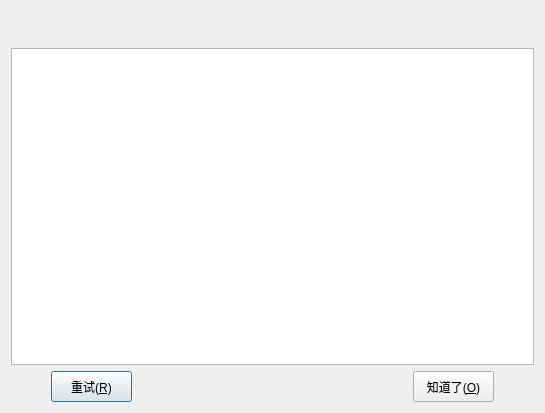
<?xml version="1.0" encoding="UTF-8"?>
<ui version="4.0">
 <class>FileOperationFailedDialog</class>
 <widget class="QDialog" name="FileOperationFailedDialog">
  <property name="geometry">
   <rect>
    <x>0</x>
    <y>0</y>
    <width>545</width>
    <height>413</height>
   </rect>
  </property>
  <property name="windowTitle">
   <string>Dialog</string>
  </property>
  <layout class="QVBoxLayout" name="verticalLayout">
   <item>
    <widget class="QLabel" name="labelMessage">
     <property name="minimumSize">
      <size>
       <width>0</width>
       <height>31</height>
      </size>
     </property>
     <property name="text">
      <string/>
     </property>
     <property name="wordWrap">
      <bool>true</bool>
     </property>
    </widget>
   </item>
   <item>
    <widget class="QListWidget" name="listWidget"/>
   </item>
   <item>
    <layout class="QHBoxLayout" name="horizontalLayout">
     <item>
      <spacer name="horizontalSpacer_2">
       <property name="orientation">
        <enum>Qt::Orientation::Horizontal</enum>
       </property>
       <property name="sizeType">
        <enum>QSizePolicy::Policy::Preferred</enum>
       </property>
       <property name="sizeHint" stdset="0">
        <size>
         <width>40</width>
         <height>20</height>
        </size>
       </property>
      </spacer>
     </item>
     <item>
      <widget class="QPushButton" name="pushButtonRetry">
       <property name="minimumSize">
        <size>
         <width>81</width>
         <height>31</height>
        </size>
       </property>
       <property name="maximumSize">
        <size>
         <width>100</width>
         <height>31</height>
        </size>
       </property>
       <property name="text">
        <string>重试(&amp;R)</string>
       </property>
      </widget>
     </item>
     <item>
      <spacer name="horizontalSpacer">
       <property name="orientation">
        <enum>Qt::Orientation::Horizontal</enum>
       </property>
       <property name="sizeHint" stdset="0">
        <size>
         <width>40</width>
         <height>20</height>
        </size>
       </property>
      </spacer>
     </item>
     <item>
      <widget class="QPushButton" name="pushButtonOK">
       <property name="minimumSize">
        <size>
         <width>81</width>
         <height>31</height>
        </size>
       </property>
       <property name="maximumSize">
        <size>
         <width>100</width>
         <height>31</height>
        </size>
       </property>
       <property name="text">
        <string>知道了(&amp;O)</string>
       </property>
      </widget>
     </item>
     <item>
      <spacer name="horizontalSpacer_3">
       <property name="orientation">
        <enum>Qt::Orientation::Horizontal</enum>
       </property>
       <property name="sizeType">
        <enum>QSizePolicy::Policy::Preferred</enum>
       </property>
       <property name="sizeHint" stdset="0">
        <size>
         <width>40</width>
         <height>20</height>
        </size>
       </property>
      </spacer>
     </item>
    </layout>
   </item>
  </layout>
 </widget>
 <resources/>
 <connections>
  <connection>
   <sender>pushButtonRetry</sender>
   <signal>clicked()</signal>
   <receiver>FileOperationFailedDialog</receiver>
   <slot>accept()</slot>
   <hints>
    <hint type="sourcelabel">
     <x>86</x>
     <y>387</y>
    </hint>
    <hint type="destinationlabel">
     <x>92</x>
     <y>444</y>
    </hint>
   </hints>
  </connection>
  <connection>
   <sender>pushButtonOK</sender>
   <signal>clicked()</signal>
   <receiver>FileOperationFailedDialog</receiver>
   <slot>reject()</slot>
   <hints>
    <hint type="sourcelabel">
     <x>470</x>
     <y>390</y>
    </hint>
    <hint type="destinationlabel">
     <x>479</x>
     <y>477</y>
    </hint>
   </hints>
  </connection>
 </connections>
</ui>
